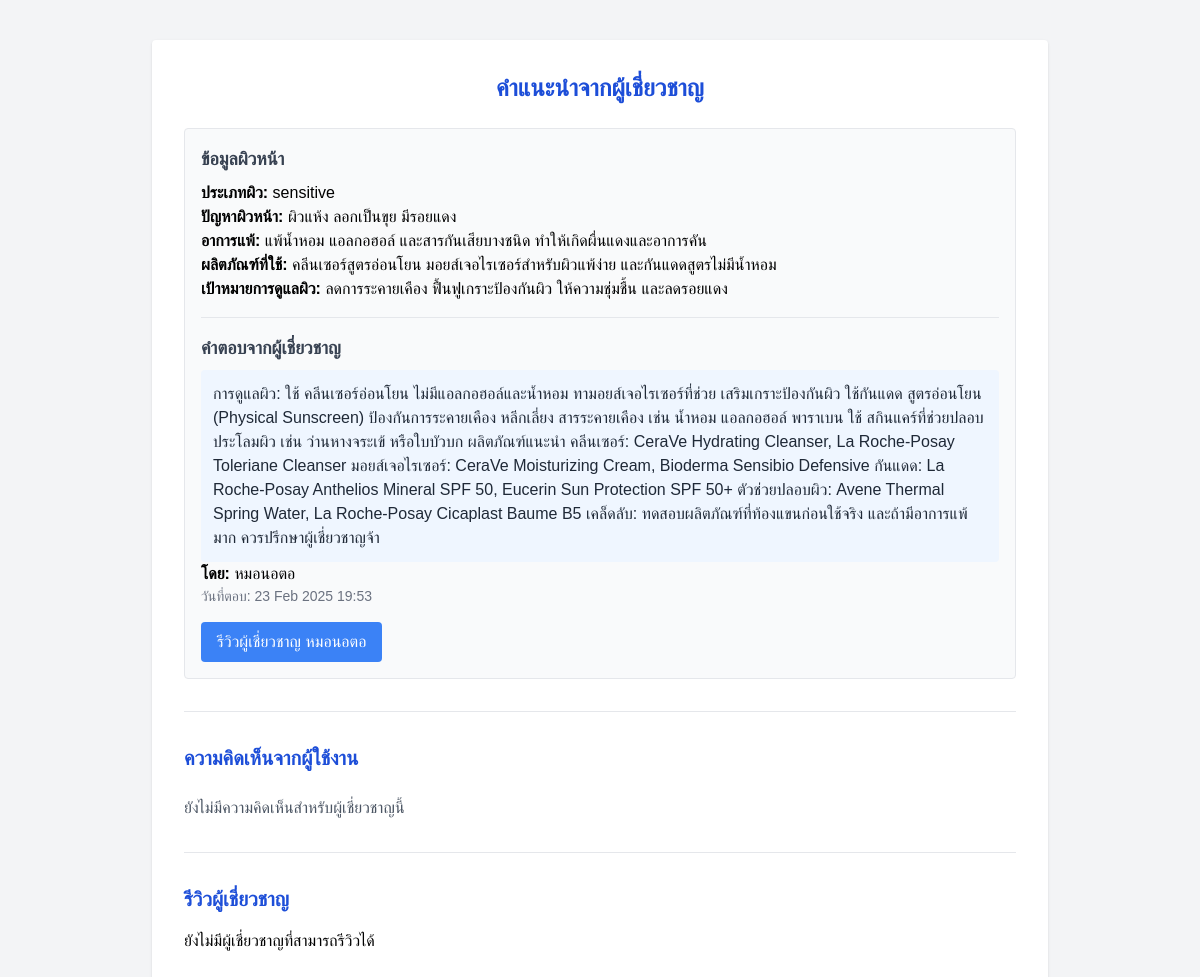
The app's page /general-advice/ (signed in) with its own data.
### accounts/models.py (models this page shows, shortened)
class ExpertResponse(models.Model):
    skin_data = models.ForeignKey('SkinData', on_delete=models.CASCADE, related_name='responses')  # Many-to-One
    expert = models.ForeignKey(User, on_delete=models.CASCADE, related_name='expert_responses')  # ผู้เชี่ยวชาญ
    response_text = models.TextField()
    created_at = models.DateTimeField(auto_now_add=True)
    updated_at = models.DateTimeField(auto_now=True)

class SkinData(models.Model):
    user = models.ForeignKey(User, on_delete=models.CASCADE, related_name="skin_data")
    skin_type = models.CharField(max_length=50, blank=True, null=True)
    concern = models.TextField(blank=True, null=True)
    allergy_history = models.TextField(blank=True, null=True)
    current_products = models.TextField(blank=True, null=True)
    skincare_goal = models.TextField(blank=True, null=True)
    submitted_at = models.DateTimeField(auto_now_add=True)

### accounts/views.py (the view)
# urls.py: path('general-advice/', views.general_advice, name='general_advice'),
@login_required
def general_advice(request):
    expert_responses = ExpertResponse.objects.filter(skin_data__user=request.user)
    return render(request, 'general_advice.html', {'expert_responses': expert_responses})

### templates/general_advice.html (shortened to what this page needs)
<!DOCTYPE html>
<html lang="th">
<head>
    <script src="https://cdn.tailwindcss.com"></script>
</head>
<body class="bg-gray-100 p-10">
    <div class="max-w-4xl mx-auto bg-white p-8 rounded shadow">
        <h1 class="text-2xl font-bold mb-6 text-center text-blue-700">คำแนะนำจากผู้เชี่ยวชาญ</h1>
        {% if expert_responses %}
            {% for response in expert_responses %}
            <div class="p-4 border rounded mb-6 bg-gray-50">
                <h2 class="text-lg font-bold text-gray-700 mb-2">ข้อมูลผิวหน้า</h2>
                <p><strong>ประเภทผิว:</strong> {{ response.skin_data.skin_type }}</p>
                <p><strong>ปัญหาผิวหน้า:</strong> {{ response.skin_data.concern }}</p>
                <p><strong>อาการแพ้:</strong> {{ response.skin_data.allergy_history }}</p>
                <p><strong>ผลิตภัณฑ์ที่ใช้:</strong> {{ response.skin_data.current_products }}</p>
                <p><strong>เป้าหมายการดูแลผิว:</strong> {{ response.skin_data.skincare_goal }}</p>
                <hr class="my-4">
                <h2 class="text-lg font-bold text-gray-700 mb-2">คำตอบจากผู้เชี่ยวชาญ</h2>
                <p class="bg-blue-50 p-3 rounded text-gray-800">{{ response.response_text }}</p>
                <p><strong>โดย:</strong> {{ response.expert.username }}</p>
                <p class="text-sm text-gray-500">วันที่ตอบ: {{ response.created_at|date:"d M Y H:i" }}</p>
                <div class="mt-4">
                    <a href="{% url 'review_expert' response.expert.id %}"
                       class="bg-blue-500 text-white px-4 py-2 rounded inline-block">
                        รีวิวผู้เชี่ยวชาญ {{ response.expert.username }}
                    </a>
                </div>
            </div>
            {% endfor %}
        {% else %}
            <p class="text-gray-600">ยังไม่มีคำแนะนำจากผู้เชี่ยวชาญ</p>
        {% endif %}
        <hr class="my-8">
        <h2 class="text-xl font-bold mb-6 text-blue-700">ความคิดเห็นจากผู้ใช้งาน</h2>
        {% if expert_reviews %}
            {% for review in expert_reviews %}
                <div class="mb-4 p-4 border rounded bg-gray-50">
                    <p><strong>ผู้ใช้:</strong> {{ review.user.username }}</p>
                    <p><strong>ผู้เชี่ยวชาญ:</strong> {{ review.expert.username }}</p>
                    <p><strong>คะแนน:</strong> {{ review.rating }} ดาว</p>
                    <p class="text-gray-700">{{ review.comment }}</p>
                    <p class="text-sm text-gray-500">วันที่: {{ review.created_at|date:"d M Y H:i" }}</p>
                    {% if review.user == request.user %}
                    <form method="POST" action="{% url 'delete_review' review.id %}">
                        {% csrf_token %}
                        <button type="submit" class="bg-red-500 text-white px-4 py-2 rounded mt-2">ลบความคิดเห็น</button>
                    </form>
                    {% endif %}
                </div>
            {% endfor %}
        {% else %}
            <p class="text-gray-600">ยังไม่มีความคิดเห็นสำหรับผู้เชี่ยวชาญนี้</p>
        {% endif %}
        <hr class="my-8">
        <div class="mt-8">
            <h2 class="text-xl font-bold mb-4 text-blue-700">รีวิวผู้เชี่ยวชาญ</h2>
            {% if experts_reviewable %}
                <div class="space-y-4">
                    {% for expert in experts_reviewable %}
                        <div class="p-4 border rounded">
                            <p class="font-medium">{{ expert.username }}</p>
                            <a href="{% url 'review_expert' expert.id %}"
                               class="mt-2 inline-block bg-blue-500 text-white px-4 py-2 rounded">
                                เขียนรีวิว
                            </a>
                        </div>
                    {% endfor %}
                </div>
            {% else %}
                <p>ยังไม่มีผู้เชี่ยวชาญที่สามารถรีวิวได้</p>
            {% endif %}
        </div>
    </div>
</body>
</html>

### templates/general_advice.html (style rules this page uses)
* { font-family: 'Kanit', sans-serif; }

### records on screen
ExpertResponse: skin_data.skin_type "sensitive", skin_data.concern "ผิวแห้ง ลอกเป็นขุย มีรอยแดง", skin_data.allergy_history "แพ้น้ำหอม แอลกอฮอล์ และสารกันเสียบางชนิด ทำให้เกิดผื่นแดงและอาการคัน", skin_data.current_products "คลีนเซอร์สูตรอ่อนโยน มอยส์เจอไรเซอร์สำหรับผิวแพ้ง่าย และกันแดดสูตรไม่มีน้ำหอม", skin_data.skincare_goal "ลดการระคายเคือง ฟื้นฟูเกราะป้องกันผิว ให้ความชุ่มชื้น และลดรอยแดง", response_text "การดูแลผิว: ใช้ คลีนเซอร์อ่อนโยน ไม่มีแอลกอฮอล์และน้ำหอม ทามอยส์เจอไรเซอร์ที่ช่วย เสริมเกราะป้องกันผิว ใช้กันแดด สูตรอ่อนโยน (Physical Sunscreen) ป้องกันการระคายเคือง หลีกเลี่ยง สารระคายเคือง เช่น น้ำหอม แอลกอฮอล์ พาราเบน ใช้ สกินแคร์ที่ช่วยปลอบประโลมผิว เช่น ว่านหางจระเข้ หรือใบบัวบก ผลิตภัณฑ์แนะนำ คลีนเซอร์: CeraVe Hydrating Cleanser, La Roche-Posay Toleriane Cleanser มอยส์เจอไรเซอร์: CeraVe Moisturizing Cream, Bioderma Sensibio Defensive กันแดด: La Roche-Posay Anthelios Mineral SPF 50, Eucerin Sun Protection SPF 50+ ตัวช่วยปลอบผิว: Avene Thermal Spring Water, La Roche-Posay Cicaplast Baume B5 เคล็ดลับ: ทดสอบผลิตภัณฑ์ที่ท้องแขนก่อนใช้จริง และถ้ามีอาการแพ้มาก ควรปรึกษาผู้เชี่ยวชาญจ้า", expert.username "หมอนอตอ", created_at "23 Feb 2025 19:53"
